Frame 1 (no input): blank canvas, image omitted
Frame 60 (no input): blank canvas, image omitted
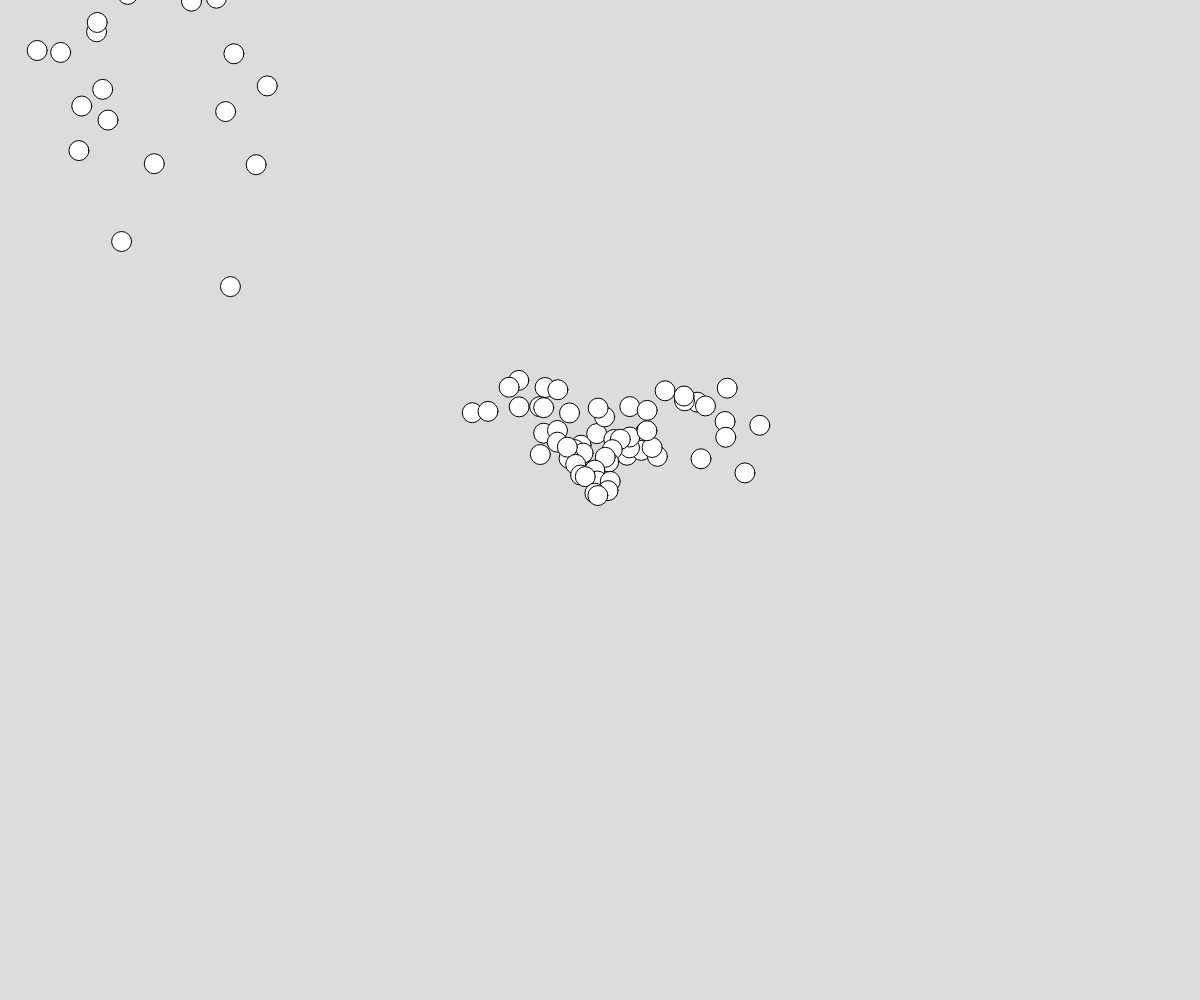
Frame 120 (the mouse pressed at the canvas centre since frame 60)

The p5.js sketch whose frames 1 and 60 were blank and that drew this single picture after the mouse press (run headless with seeded random() and noise() and a simulated clock; from frame 60 on, the mouse is pressed at the canvas centre):

// p5.js sketch
// ── sketch.js
// Project Title
// Your Name
// Date
//
// Extra for Experts:
// - describe what you did to take this project "above and beyond"


// Global Variables
let movers = [];

function setup() {
  createCanvas(windowWidth, windowHeight);
}

function mousePressed(){
  // movers.push(new Mover(mouseX,mouseY));
}

function draw() {
  background(220);
  movers.push(new Mover(mouseX,mouseY));
  for(let i =0; i<movers.length; i++){
    let m = movers[i];
    m.move();   m.display();
  }
}

class Mover{
  //constrcutor and class properties
  constructor(x,y){
    this.position = createVector(x,y);  this.s = 20;
    this.velocity = createVector(random(-3,3), random(-5,-3));
    this.gravity = createVector(0,0.1);
    this.lifetime = Math.floor(random(100,200));
  }
  //class methods
  move(){
    //Apply forces first (modify our velocity)
    this.position.add(this.velocity);
    //Then appl
    this.velocity.add(this.gravity);
  }

  display(){
    push();
    translate(this.position.x, this.position.y);
    circle(0, 0, this.s);
    pop();
  }
}
